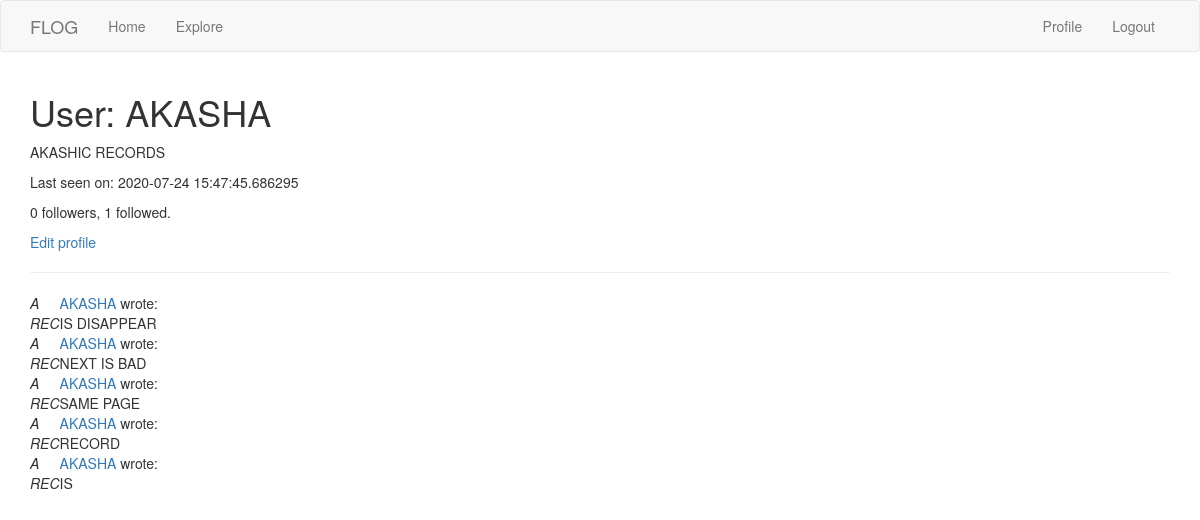
Page /user/AKASHA (signed in) on the earlier database version.
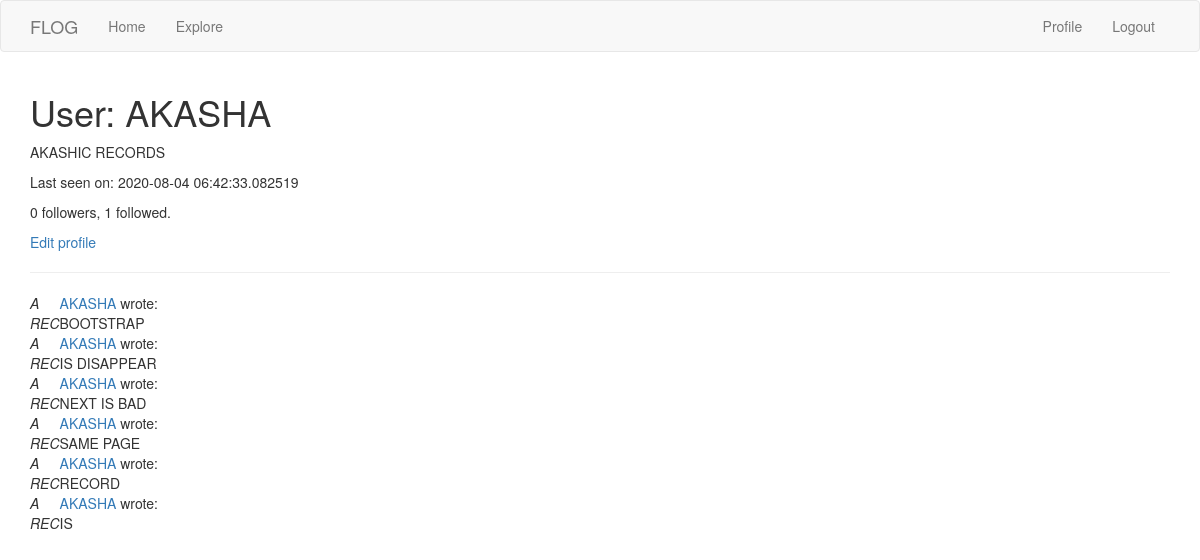
Same page on the later database version.
### app/models.py (models this page shows, shortened)
class User(UserMixin, db.Model):
    id = db.Column(db.Integer, primary_key=True)
    username = db.Column(db.String(64), index=True, unique=True)
    email = db.Column(db.String(128), index=True, unique=True)
    password_hash = db.Column(db.String(128))
    about_me = db.Column(db.String(256))
    last_seen = db.Column(db.DateTime, default=datetime.utcnow)
    posts = db.relationship('Post', backref='author', lazy='dynamic')
    followed = db.relationship(
        'User', secondary=followers,
        primaryjoin=(followers.c.follower_id == id),
        secondaryjoin=(followers.c.followed_id == id),
        backref=db.backref('followers', lazy='dynamic'), lazy='dynamic')

class Post(db.Model):
    id = db.Column(db.Integer, primary_key=True)
    body = db.Column(db.String(256))
    timestamp = db.Column(db.DateTime, index=True, default=datetime.utcnow)
    user_id = db.Column(db.Integer, db.ForeignKey('user.id'))

### app/routes.py (the view)
@app.route('/user/<username>')
@login_required
def user(username):
    user = User.query.filter_by(username=username).first_or_404()
    page = request.args.get('page', 1, type=int)
    posts = user.posts.order_by(Post.timestamp.desc()).paginate(page, app.config['POSTS_PER_PAGE'], False)
    next_url = prev_url = None
    if posts.has_next:
        next_url = url_for('user', username=user.username, page=posts.next_num)
    if posts.has_prev:
        prev_url = url_for('user', username=user.username, page=posts.prev_num)
    form = FollowForm()
    return render_template('user.html', user=user, posts=posts.items, form=form,
                            next_url=next_url, prev_url=prev_url)

### app/models.py (called while the page is built)
@login.user_loader
def load_user(id):
    return User.query.get(int(id))

### app/routes.py (called while the page is built)
@app.before_request
def before_request():
    if current_user.is_authenticated:
        current_user.last_seen = datetime.utcnow()
        db.session.commit()

### app/templates/user.html (shortened to what this page needs)
{% extends "base.html" %}
{% block app_content %}
    <h1>User: {{ user.username }}</h1>
    {% if user.about_me %}<p>{{ user.about_me }}</p>{% endif %}
    {% if user.last_seen %}<p>Last seen on: {{ user.last_seen }}</p>{% endif %}
    <p>{{ user.followers.count() }} followers, {{ user.followed.count() }} followed.</p>
    {% if user == current_user %}
    <p><a href="{{ url_for('edit_profile') }}">Edit profile</a></p>
    {% endif %}
    <hr>
    {% for post in posts %}
        {% include "_post.html" %}
    {% endfor %}
{% endblock %}

### app/templates/_post.html
<table>
    <tr valign="top">
        <td><i>A<br>REC</i></td>
        <td>
            <a href="{{ url_for('user', username=post.author.username) }}">
                {{ post.author.username }}
            </a>
            wrote:<br>{{ post.body }}
        </td>
    </tr>
</table>

Differences in the rows shown:
changed User "AKASHA": last_seen "2020-07-24 15:47:45.686295" → "2020-08-04 06:42:33.082519"
added Post: author.username "AKASHA", body "BOOTSTRAP"
